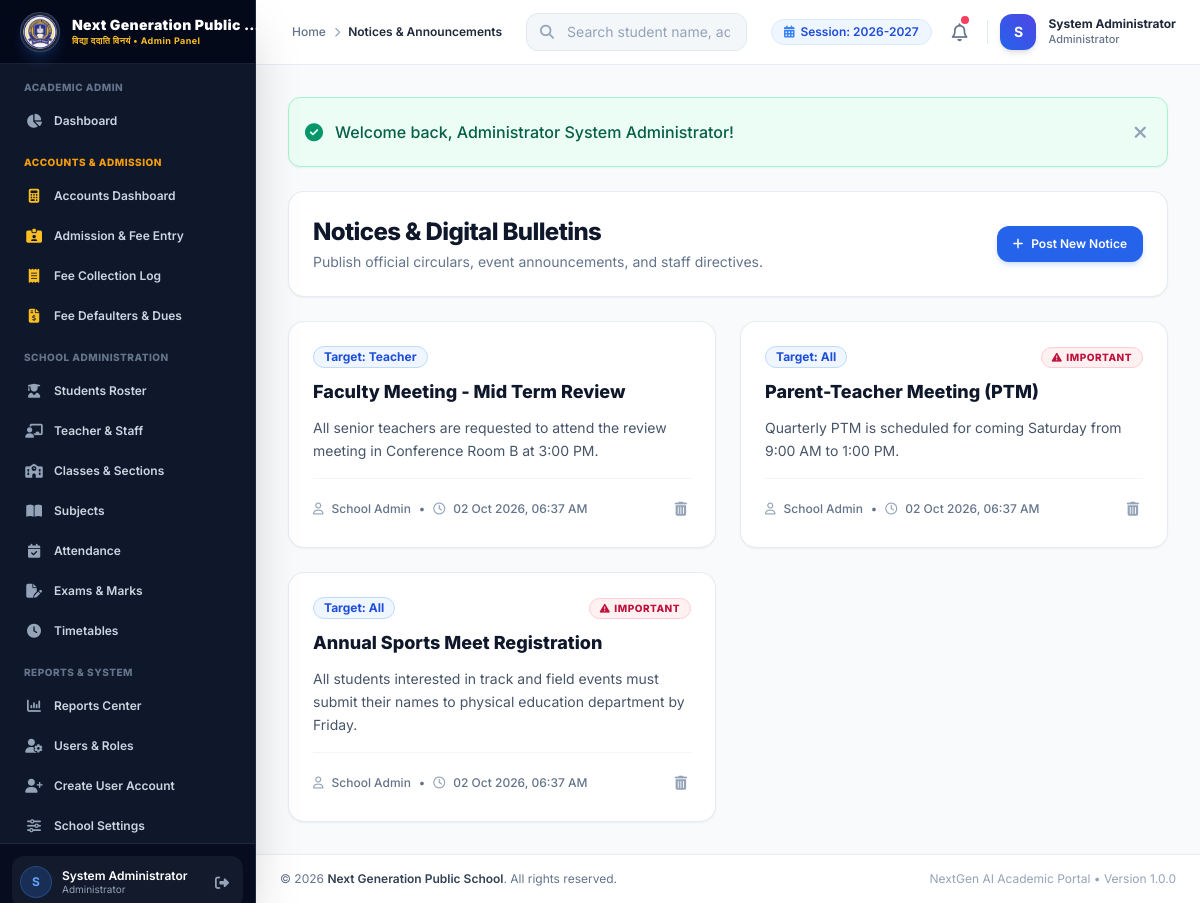
/admin/notices/index.php (signed in), run on the app's committed database.
### tables this page shows
CREATE TABLE `school_settings` (
  `id` INT AUTO_INCREMENT PRIMARY KEY,
  `setting_key` VARCHAR(100) NOT NULL UNIQUE,
  `setting_value` TEXT DEFAULT NULL,
  `updated_at` DATETIME DEFAULT CURRENT_TIMESTAMP ON UPDATE CURRENT_TIMESTAMP
);

CREATE TABLE `notices` (
  `id` INT AUTO_INCREMENT PRIMARY KEY,
  `title` VARCHAR(255) NOT NULL,
  `content` TEXT NOT NULL,
  `target_role` ENUM('All', 'Teacher', 'Student') DEFAULT 'All',
  `is_important` TINYINT(1) DEFAULT 0,
  `created_at` DATETIME DEFAULT CURRENT_TIMESTAMP,
  `updated_at` DATETIME DEFAULT CURRENT_TIMESTAMP ON UPDATE CURRENT_TIMESTAMP
);

### includes/auth.php (called while the page is built, shortened)
<?php
require_once __DIR__ . '/../config/database.php';
function base_url($path = '') {
    $script_name = $_SERVER['SCRIPT_NAME'] ?? '';
    if (strpos($script_name, '/admin/') !== false) {
        $root = substr($script_name, 0, strpos($script_name, '/admin/'));
    } elseif (strpos($script_name, '/teacher/') !== false) {
        $root = substr($script_name, 0, strpos($script_name, '/teacher/'));
    } elseif (strpos($script_name, '/student/') !== false) {
        $root = substr($script_name, 0, strpos($script_name, '/student/'));
    } else {
        $dir = dirname($script_name);
        $root = ($dir === '/' || $dir === '\\') ? '' : $dir;
    }
    $clean_path = ltrim($path, '/');
    return rtrim($root, '/') . ($clean_path ? '/' . $clean_path : '');
}
function is_logged_in() {
    return isset($_SESSION['user_id']) && !empty($_SESSION['user_id']);
}
function is_admin() {
    return is_logged_in() && ($_SESSION['role'] ?? '') === 'admin';
}
function is_teacher() {
    return is_logged_in() && ($_SESSION['role'] ?? '') === 'teacher';
}
function is_student() {
    return is_logged_in() && ($_SESSION['role'] ?? '') === 'student';
}
function get_school_setting($key, $default = '') {
    global $pdo;
    try {
        $stmt = $pdo->prepare("SELECT setting_value FROM school_settings WHERE setting_key = :k LIMIT 1");
        $stmt->execute(['k' => $key]);
        $val = $stmt->fetchColumn();
        return $val !== false ? $val : $default;
    } catch (Exception $e) {
        return $default;
    }
}
function e($string) {
    return htmlspecialchars($string ?? '', ENT_QUOTES, 'UTF-8');
}
function csrf_token() {
    return $_SESSION['csrf_token'];
}

### admin/notices/index.php (the view, shortened to what this page needs)
<?php
$page_title = 'Notices & Announcements';
require_once __DIR__ . '/../../includes/header.php';
$notices = $pdo->query("SELECT * FROM notices ORDER BY id DESC")->fetchAll();
?>
<div class="space-y-6">
    <div class="flex flex-col md:flex-row md:items-center justify-between gap-4 bg-white p-6 rounded-2xl border border-slate-200/80 shadow-sm">
        <div>
            <h1 class="text-2xl font-extrabold text-slate-900 tracking-tight">Notices & Digital Bulletins</h1>
            <p class="text-sm text-slate-500 mt-1">Publish official circulars, event announcements, and staff directives.</p>
        </div>
        <div>
            <a href="<?= base_url('admin/notices/add.php') ?>" class="inline-flex items-center space-x-2 px-4 py-2.5 bg-blue-600 hover:bg-blue-700 text-white font-semibold text-xs rounded-xl shadow-md shadow-blue-500/20 transition-all">
                <i class="fa-solid fa-plus text-xs"></i>
                <span>Post New Notice</span>
            </a>
        </div>
    </div>
    <div class="grid grid-cols-1 md:grid-cols-2 gap-6">
        <?php if (empty($notices)): ?>
            <div class="md:col-span-2 bg-white p-8 rounded-2xl border border-slate-200 text-center text-slate-400">
                No school notices published yet. Click 'Post New Notice' to publish one.
            </div>
        <?php else: ?>
            <?php foreach ($notices as $n): ?>
                <div class="bg-white rounded-2xl border border-slate-200/80 shadow-sm p-6 space-y-4 flex flex-col justify-between hover:shadow-md transition-shadow">
                    <div class="space-y-3">
                        <div class="flex items-center justify-between">
                            <span class="inline-flex items-center px-2.5 py-0.5 rounded-full text-xs font-bold bg-blue-50 text-blue-700 border border-blue-200">
                                Target: <?= e($n['target_role']) ?>
                            </span>
                            <?php if ($n['is_important']): ?>
                                <span class="inline-flex items-center px-2.5 py-0.5 rounded-full text-[10px] font-extrabold bg-rose-50 text-rose-700 border border-rose-200 uppercase tracking-wider">
                                    <i class="fa-solid fa-triangle-exclamation mr-1"></i> Important
                                </span>
                            <?php endif; ?>
                        </div>
                        <h3 class="text-lg font-extrabold text-slate-900 leading-snug"><?= e($n['title']) ?></h3>
                        <p class="text-slate-600 text-sm leading-relaxed whitespace-pre-line"><?= e($n['content']) ?></p>
                    </div>
                    <div class="pt-4 border-t border-slate-100 flex items-center justify-between text-xs text-slate-500 font-medium">
                        <div class="flex items-center space-x-2">
                            <i class="fa-regular fa-user text-slate-400"></i>
                            <span><?= e($n['author_name'] ?? 'School Admin') ?></span>
                            <span>&bull;</span>
                            <i class="fa-regular fa-clock text-slate-400"></i>
                            <span><?= date('d M Y, h:i A', strtotime($n['created_at'])) ?></span>
                        </div>
                        <a href="<?= base_url('admin/notices/index.php?action=delete&id=' . $n['id'] . '&csrf=' . csrf_token()) ?>" onclick="return confirm('Delete this notice?')" class="text-slate-400 hover:text-rose-600 transition-colors p-1" title="Delete Notice">
                            <i class="fa-solid fa-trash-can text-sm"></i>
                        </a>
                    </div>
                </div>
            <?php endforeach; ?>
        <?php endif; ?>
    </div>
</div>
<?php require_once __DIR__ . '/../../includes/footer.php'; ?>

### includes/navbar.php (shortened to what this page needs)
<?php
if (is_admin()) {
    $nav_dash_link = base_url('admin/dashboard.php');
    $nav_role_title = 'Administrator';
    $nav_bg_gradient = 'from-blue-600 to-indigo-600';
} elseif (is_accountant()) {
    $nav_dash_link = base_url('admin/accounts/index.php');
    $nav_role_title = 'Accountant';
    $nav_bg_gradient = 'from-amber-600 to-yellow-600';
} elseif (is_teacher()) {
    $nav_dash_link = base_url('teacher/dashboard.php');
    $nav_role_title = 'Teacher';
    $nav_bg_gradient = 'from-indigo-600 to-purple-600';
} else {
    $nav_dash_link = base_url('student/dashboard.php');
    $nav_role_title = 'Student / Parent';
    $nav_bg_gradient = 'from-emerald-600 to-teal-600';
}
$current_academic_session = get_school_setting('academic_session', '2026-2027');
?>
<header class="sticky top-0 z-30 bg-white/90 backdrop-blur-md border-b border-slate-200/80 no-print">
    <div class="flex items-center justify-between h-16 px-4 md:px-6">
        <div class="flex items-center space-x-3">
            <div class="hidden sm:flex items-center space-x-2 text-xs text-slate-500 font-medium">
                <a href="<?= $nav_dash_link ?>" class="hover:text-blue-600">Home</a>
                <i class="fa-solid fa-chevron-right text-[10px] text-slate-400"></i>
                <span class="text-slate-800 font-semibold"><?= e($page_title ?? 'Dashboard') ?></span>
            </div>
        </div>
        <div class="hidden md:flex items-center flex-1 max-w-md mx-6">
            <?php if (!is_student()): ?>
            <form action="<?= base_url(is_teacher() ? 'teacher/students/index.php' : 'admin/students/index.php') ?>" method="GET" class="w-full relative">
                <div class="absolute inset-y-0 left-0 pl-3.5 flex items-center pointer-events-none text-slate-400">
                    <i class="fa-solid fa-magnifying-glass text-sm"></i>
                </div>
                <input type="text" name="search" placeholder="Search student name, admission no..."
                    class="w-full pl-10 pr-4 py-2 text-sm bg-slate-100/80 border border-slate-200 rounded-xl focus:bg-white focus:outline-none focus:ring-2 focus:ring-blue-500/20 focus:border-blue-500 transition-all placeholder-slate-400">
            </form>
            <?php endif; ?>
        </div>
        <div class="flex items-center space-x-3">
            <div class="hidden lg:flex items-center space-x-1.5 px-3 py-1 bg-blue-50 text-blue-700 rounded-full text-xs font-semibold border border-blue-100">
                <i class="fa-solid fa-calendar-days text-blue-500"></i>
                <span>Session: <?= e($current_academic_session) ?></span>
            </div>
            <div class="relative">
                <a href="<?= base_url(is_admin() || is_accountant() ? 'admin/notices/index.php' : (is_teacher() ? 'teacher/notices/index.php' : 'student/notices.php')) ?>" class="relative p-2 rounded-xl text-slate-500 hover:text-slate-700 hover:bg-slate-100 transition-colors inline-block" title="Notices">
                    <i class="fa-regular fa-bell text-lg"></i>
                    <span class="absolute top-1.5 right-1.5 w-2 h-2 rounded-full bg-rose-500 ring-2 ring-white"></span>
                </a>
            </div>
            <div class="flex items-center space-x-3">
                <div class="w-9 h-9 rounded-xl bg-gradient-to-tr <?= $nav_bg_gradient ?> text-white flex items-center justify-center font-bold text-sm shadow-md">
                    <?= strtoupper(substr($_SESSION['full_name'] ?? 'U', 0, 1)) ?>
                </div>
                <div class="hidden md:block text-left">
                    <span class="block text-xs font-bold text-slate-800 leading-tight"><?= e($_SESSION['full_name'] ?? 'User') ?></span>
                    <span class="block text-[11px] text-slate-500 font-medium"><?= $nav_role_title ?></span>
                </div>
            </div>
        </div>
    </div>
</header>

### data on the page
school_settings: setting_value "2026-2027"
notices: target_role "Teacher", title "Faculty Meeting - Mid Term Review", content "All senior teachers are requested to attend the review meeting in Conference Room B at 3:00 PM.", author_name "School Admin", created_at "02 Oct 2026, 06:37 AM"
notices: target_role "All", is_important 1 (drawn), title "Parent-Teacher Meeting (PTM)", content "Quarterly PTM is scheduled for coming Saturday from 9:00 AM to 1:00 PM.", author_name "School Admin", created_at "02 Oct 2026, 06:37 AM"
notices: target_role "All", is_important 1 (drawn), title "Annual Sports Meet Registration", content "All students interested in track and field events must submit their names to physical education department by Friday.", author_name "School Admin", created_at "02 Oct 2026, 06:37 AM"

### other printed values
$role_badge "Admin Panel"
substr($_SESSION['full_name'] ?? 'U', 0, 1) "S"
$_SESSION['full_name'] "System Administrator"
$role_label "Administrator"
$page_title "Notices & Announcements"
$nav_role_title "Administrator"
$flash['text'] "Welcome back, Administrator System Administrator!"
